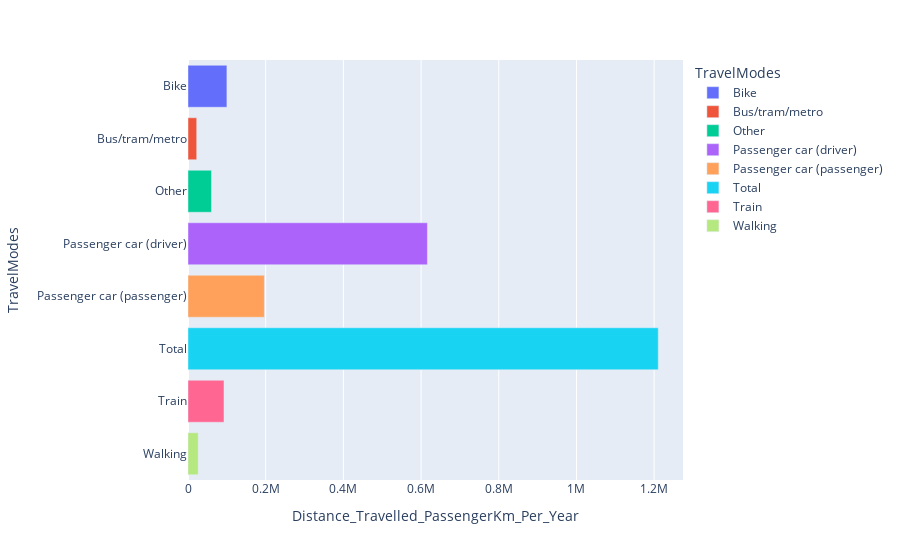

Write notebook code for a chart like this one.
### Code cell
import plotly_express as px

travel_2018 = value_clean_data[value_clean_data['Period'] == '2018']

travelmode_2018 = travel_2018.groupby('TravelModes')
sumtravelmode_2018 = travelmode_2018['Distance_Travelled_PassengerKm_Per_Year'].sum().reset_index()
fig = px.bar(data_frame=sumtravelmode_2018,
              x = 'Distance_Travelled_PassengerKm_Per_Year',
              y = 'TravelModes',
              color = 'TravelModes')
fig.show()

### Figure 1 — Plotly figure (JSON) as saved in the notebook; plotly's stock layout.template omitted (floating-point values rounded to 4 significant figures)
{"data": [{"alignmentgroup": "True", "hovertemplate": "TravelModes=%{y}<br>Distance_Travelled_PassengerKm_Per_Year=%{x}<extra></extra>", "legendgroup": "Bike", "marker": {"color": "#636efa", "pattern": {"shape": ""}}, "name": "Bike", "offsetgroup": "Bike", "orientation": "h", "showlegend": true, "textposition": "auto", "type": "bar", "x": [100149], "xaxis": "x", "y": ["Bike"], "yaxis": "y"}, {"alignmentgroup": "True", "hovertemplate": "TravelModes=%{y}<br>Distance_Travelled_PassengerKm_Per_Year=%{x}<extra></extra>", "legendgroup": "Bus/tram/metro", "marker": {"color": "#EF553B", "pattern": {"shape": ""}}, "name": "Bus/tram/metro", "offsetgroup": "Bus/tram/metro", "orientation": "h", "showlegend": true, "textposition": "auto", "type": "bar", "x": [22424], "xaxis": "x", "y": ["Bus/tram/metro"], "yaxis": "y"}, {"alignmentgroup": "True", "hovertemplate": "TravelModes=%{y}<br>Distance_Travelled_PassengerKm_Per_Year=%{x}<extra></extra>", "legendgroup": "Other", "marker": {"color": "#00cc96", "pattern": {"shape": ""}}, "name": "Other", "offsetgroup": "Other", "orientation": "h", "showlegend": true, "textposition": "auto", "type": "bar", "x": [60427], "xaxis": "x", "y": ["Other"], "yaxis": "y"}, {"alignmentgroup": "True", "hovertemplate": "TravelModes=%{y}<br>Distance_Travelled_PassengerKm_Per_Year=%{x}<extra></extra>", "legendgroup": "Passenger car (driver)", "marker": {"color": "#ab63fa", "pattern": {"shape": ""}}, "name": "Passenger car (driver)", "offsetgroup": "Passenger car (driver)", "orientation": "h", "showlegend": true, "textposition": "auto", "type": "bar", "x": [616249], "xaxis": "x", "y": ["Passenger car (driver)"], "yaxis": "y"}, {"alignmentgroup": "True", "hovertemplate": "TravelModes=%{y}<br>Distance_Travelled_PassengerKm_Per_Year=%{x}<extra></extra>", "legendgroup": "Passenger car (passenger)", "marker": {"color": "#FFA15A", "pattern": {"shape": ""}}, "name": "Passenger car (passenger)", "offsetgroup": "Passenger car (passenger)", "orientation": "h", "showlegend": true, "textposition": "auto", "type": "bar", "x": [196620], "xaxis": "x", "y": ["Passenger car (passenger)"], "yaxis": "y"}, {"alignmentgroup": "True", "hovertemplate": "TravelModes=%{y}<br>Distance_Travelled_PassengerKm_Per_Year=%{x}<extra></extra>", "legendgroup": "Total", "marker": {"color": "#19d3f3", "pattern": {"shape": ""}}, "name": "Total", "offsetgroup": "Total", "orientation": "h", "showlegend": true, "textposition": "auto", "type": "bar", "x": [1210510], "xaxis": "x", "y": ["Total"], "yaxis": "y"}, {"alignmentgroup": "True", "hovertemplate": "TravelModes=%{y}<br>Distance_Travelled_PassengerKm_Per_Year=%{x}<extra></extra>", "legendgroup": "Train", "marker": {"color": "#FF6692", "pattern": {"shape": ""}}, "name": "Train", "offsetgroup": "Train", "orientation": "h", "showlegend": true, "textposition": "auto", "type": "bar", "x": [92643], "xaxis": "x", "y": ["Train"], "yaxis": "y"}, {"alignmentgroup": "True", "hovertemplate": "TravelModes=%{y}<br>Distance_Travelled_PassengerKm_Per_Year=%{x}<extra></extra>", "legendgroup": "Walking", "marker": {"color": "#B6E880", "pattern": {"shape": ""}}, "name": "Walking", "offsetgroup": "Walking", "orientation": "h", "showlegend": true, "textposition": "auto", "type": "bar", "x": [26250], "xaxis": "x", "y": ["Walking"], "yaxis": "y"}], "layout": {"barmode": "relative", "legend": {"title": {"text": "TravelModes"}, "tracegroupgap": 0}, "margin": {"t": 60}, "xaxis": {"anchor": "y", "domain": [0, 1], "title": {"text": "Distance_Travelled_PassengerKm_Per_Year"}}, "yaxis": {"anchor": "x", "categoryarray": ["Walking", "Train", "Total", "Passenger car (passenger)", "Passenger car (driver)", "Other", "Bus/tram/metro", "Bike"], "categoryorder": "array", "domain": [0, 1], "title": {"text": "TravelModes"}}}}
